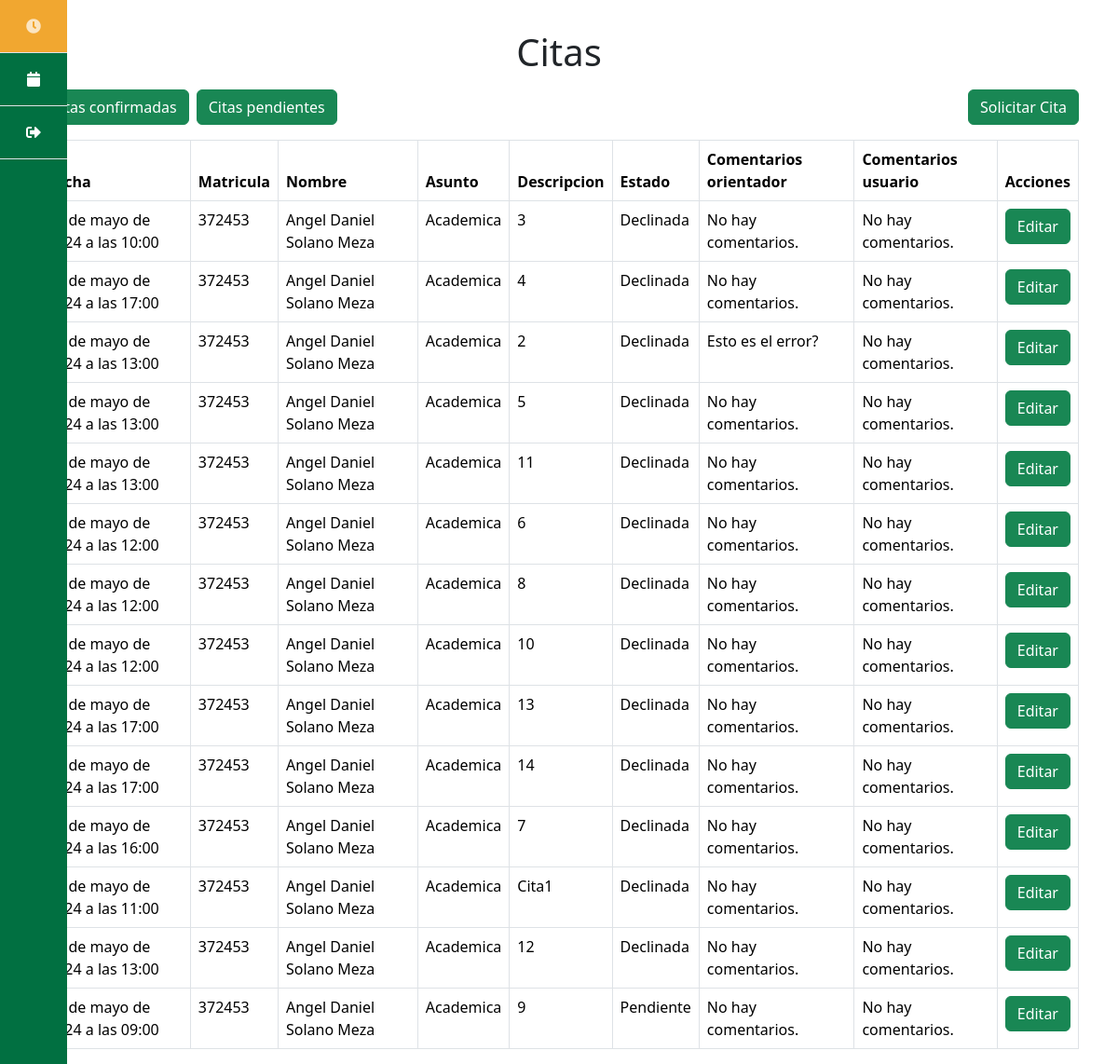
The page /citas/ (signed in) on the database as committed earlier.
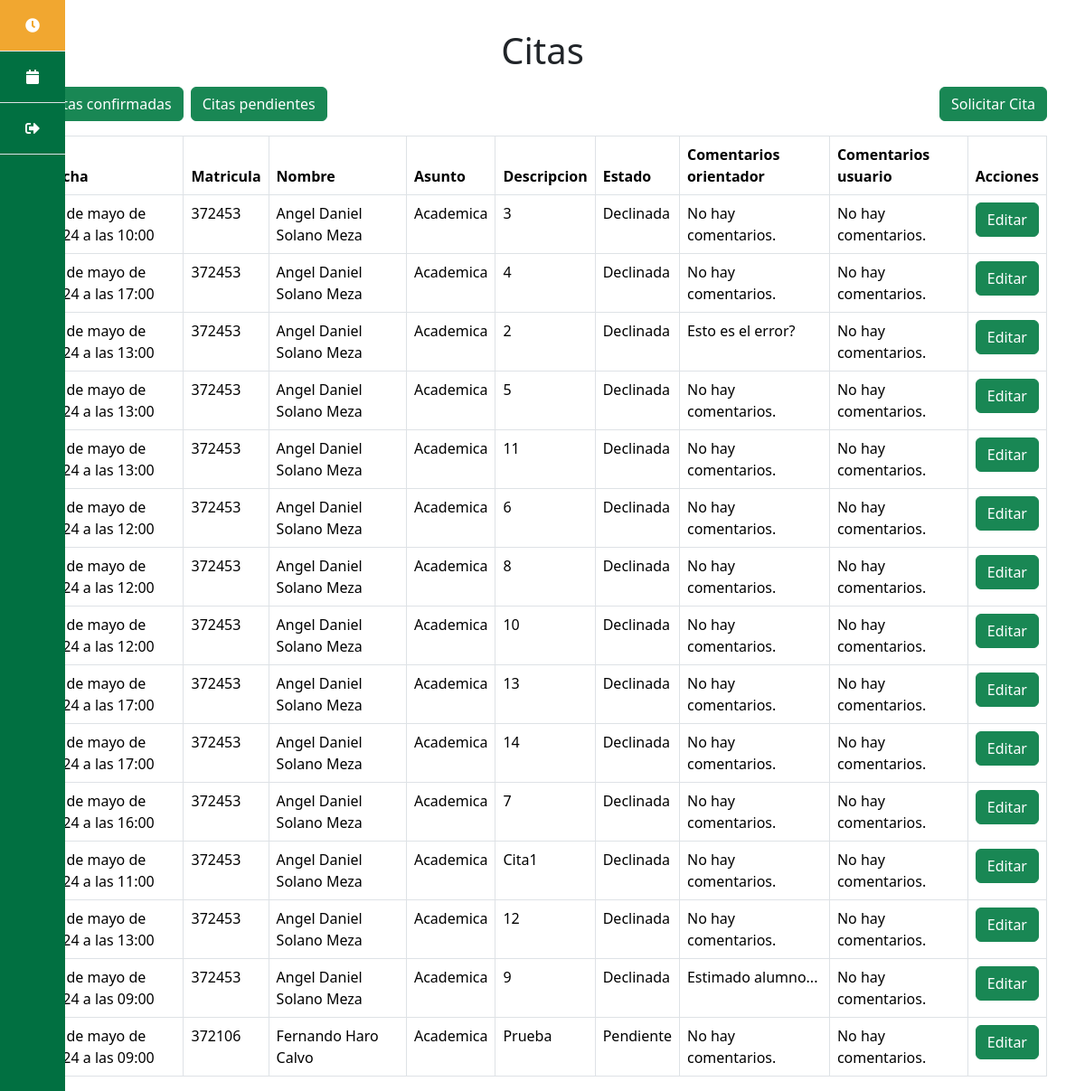
The same page on the database as committed later.
### paginas/models.py (models this page shows, shortened)
class Cita(models.Model):
    PENDIENTE = 'Pendiente'
    CONFIRMADA = 'Confirmada'
    DECLINADA = 'Declinada'
    ESTADOS_CITA = [
        (PENDIENTE, 'Pendiente'),
        (CONFIRMADA, 'Confirmada'),
        (DECLINADA, 'Declinada'),
    ]
    HOMBRE = 'Hombre'
    MUJER = 'Mujer'
    PREFIERO_NO_DECIRLO = 'Prefiero no decirlo'
    GENERO = [
        (HOMBRE, 'Hombre'),
        (MUJER, 'Mujer'),
        (PREFIERO_NO_DECIRLO, 'Prefiero no decirlo'),
    ]
    INGENIERIA_CIVIL = 'Ingenieria Civil'
    INGENIERIA_ELECTRONICA = 'Ingenieria en Electronica'
    INGENIERIA_COMPUTACION = 'Ingenieria en Computacion'
    INGENIERIA_INDUSTRIAL = 'Ingenieria Industrial'
    INGENIERIA_NANOTECNOLOGIA = 'Ingenieria en Nanatecnologia'
    INGENIERIA_SOFTWARE = 'Ingenieria en Software'
    BIOINGENIERIA = 'Bioingenieria'
    ARQUITECTURA = 'Arquitectura'
    CARRERAS = [
        (INGENIERIA_CIVIL,  'Ingenieria Civil'),
        (INGENIERIA_ELECTRONICA,  'Ingenieria en Electronica'),
        (INGENIERIA_COMPUTACION,  'Ingenieria en Computacion'),
        (INGENIERIA_INDUSTRIAL,  'Ingenieria Industrial'),
        (INGENIERIA_NANOTECNOLOGIA,  'Ingenieria en Nanotecnologia'),
        (INGENIERIA_SOFTWARE,  'Ingenieria en Software y Tecnologias Emergentes'),
        (BIOINGENIERIA,  'Bioingenieria'),
        (ARQUITECTURA,  'Arquitectura'),
    ]
    ACADEMICA = 'Academica'
    PERSONAL = 'Personal'
    VOCACIONAL = 'Vocacional'
    BAJA = 'Baja'
    PSICOLOGICA = 'Psicologica'
    ASUNTOS = [
        (ACADEMICA, 'Academica'),
        (PERSONAL, 'Personal'),
        (VOCACIONAL, 'Vocacional'),
        (BAJA, 'Baja'),
        (PSICOLOGICA, 'Psicologica'),
    ]
    PRIMERO = '1'
    SEGUNDO = '2'
    TERCERO = '3'
    CUARTO = '4'
    QUINTO = '5'
    SEXTO = '6'
    SEPTIMO = '7'
    OCTAVO = '8'
    NOVENO = '9'
    SEMESTRES = [
        (PRIMERO, '1'),
        (SEGUNDO, '2'),
        (TERCERO, '3'),
        (CUARTO, '4'),
        (QUINTO, '5'),
        (SEXTO, '6'),
        (SEPTIMO, '7'),
        (OCTAVO, '8'),
        (NOVENO, '9'),
    ]
    matricula = models.CharField(max_length=8)
    apellido_paterno = models.CharField(max_length=20)
    apellido_materno = models.CharField(max_length=20)
    nombre = models.CharField(max_length=40)
    descripcion = models.TextField(max_length=200)
    fecha = models.DateTimeField()
    semestre = models.CharField(
        max_length=2,
        choices=SEMESTRES,
        default=PRIMERO
    )
    comentarios_orientador = models.TextField(
        max_length=200,
        default="No hay comentarios."
    )
    comentarios_usuario = models.TextField(
        max_length=200,
        default="No hay comentarios."
    )
    sexo = models.CharField(
        max_length=20,
        choices=GENERO,
        default=PREFIERO_NO_DECIRLO,
    )
    estado = models.CharField(
        max_length=11,
        choices=ESTADOS_CITA,
        default=PENDIENTE,
    )
    carrera = models.CharField(
        max_length=50,
        choices=CARRERAS,
        default=INGENIERIA_SOFTWARE
    )
    asunto = models.CharField(
        max_length=50,
        choices=ASUNTOS,
        default=ACADEMICA
    )
    solicitada = models.DateTimeField(auto_now_add=True)
    user = models.ForeignKey(User, on_delete=models.CASCADE)

### paginas/views.py (the view)
# urls.py: path('citas/', views.citas, name = 'citas'),
def citas(request):
    if request.user.username == 'espy':
        citas = Cita.objects.all().order_by('-fecha')  # VISTA DEL ORIENTADOR
    else:
        citas = Cita.objects.filter(user=request.user).order_by('-fecha')  # VISTA DEL USUARIO
    return render(request, 'citas.html', {
        'citas': citas
    })

### paginas/templates/citas.html
{% extends 'base.html' %} {% block content %}
<h1 class="text-center mt-3 mb-3">Citas</h1>
<div class="d-flex mb-3 justify-content-between">
  <div class="d-flex gap-2">
      <a href="/citas_confirmadas" class="btn btn-success">Citas confirmadas</a>
      <a href="/citas_pendientes" class="btn btn-success">Citas pendientes</a>
  </div>
  <div>
    <a href="/citas/crear" class="btn btn-success">Solicitar Cita</a>
  </div>
</div>
<table class="table table-bordered">
    <thead>
        <tr>
            <th scope="col">Fecha</th>
            <th scope="col">Matricula</th>
            <th scope="col">Nombre</th>
            <th scope="col">Asunto</th>
            <th scope="col">Descripcion</th>
            <th scope="col">Estado</th>
            <th scope="col">Comentarios orientador</th>
            <th scope="col">Comentarios usuario</th>
            {% if user.is_staff %}
            <th scope="col">Acciones</th>
            {% else %}
            <th scope="col">Detalle</th>
            {% endif %}
        </tr>
    </thead>
    <tbody>
        {% for cita in citas %}
        <tr>
            <td>{{ cita.fecha }}</td>
            <td>{{ cita.matricula }}</td>
            <td>
                {{ cita.nombre }} {{cita.apellido_paterno}}
                {{cita.apellido_materno}}
            </td>
            <td>{{ cita.asunto }}</td>
            <td>{{ cita.descripcion }}</td>
            <td>{{ cita.estado }}</td>
            <td>{{ cita.comentarios_orientador }}</td>
            <td>{{ cita.comentarios_usuario }}</td>
            {% if user.is_staff %}
            <td>
                <a href="/citas/{{ cita.id }}" class="btn btn-success"
                    >Editar
                </a>
            </td>
            {% else %}
            <td>
                <a href="/citas/{{ cita.id }}" class="btn btn-success">Ver </a>
            </td>
            {% endif %} {% endfor %}
        </tr>
    </tbody>
</table>
{% endblock %}

Rows that differ between the two databases and show on the page:
changed Cita: estado "Pendiente" → "Declinada"; comentarios_orientador "No hay comentarios." → "Estimado alumno..."
added Cita: fecha "27 de mayo de 2024 a las 09:00", matricula "372106", nombre "Fernando", apellido_paterno "Haro", apellido_materno "Calvo", asunto "Academica", descripcion "Prueba", estado "Pendiente", comentarios_orientador "No hay comentarios.", comentarios_usuario "No hay comentarios."
